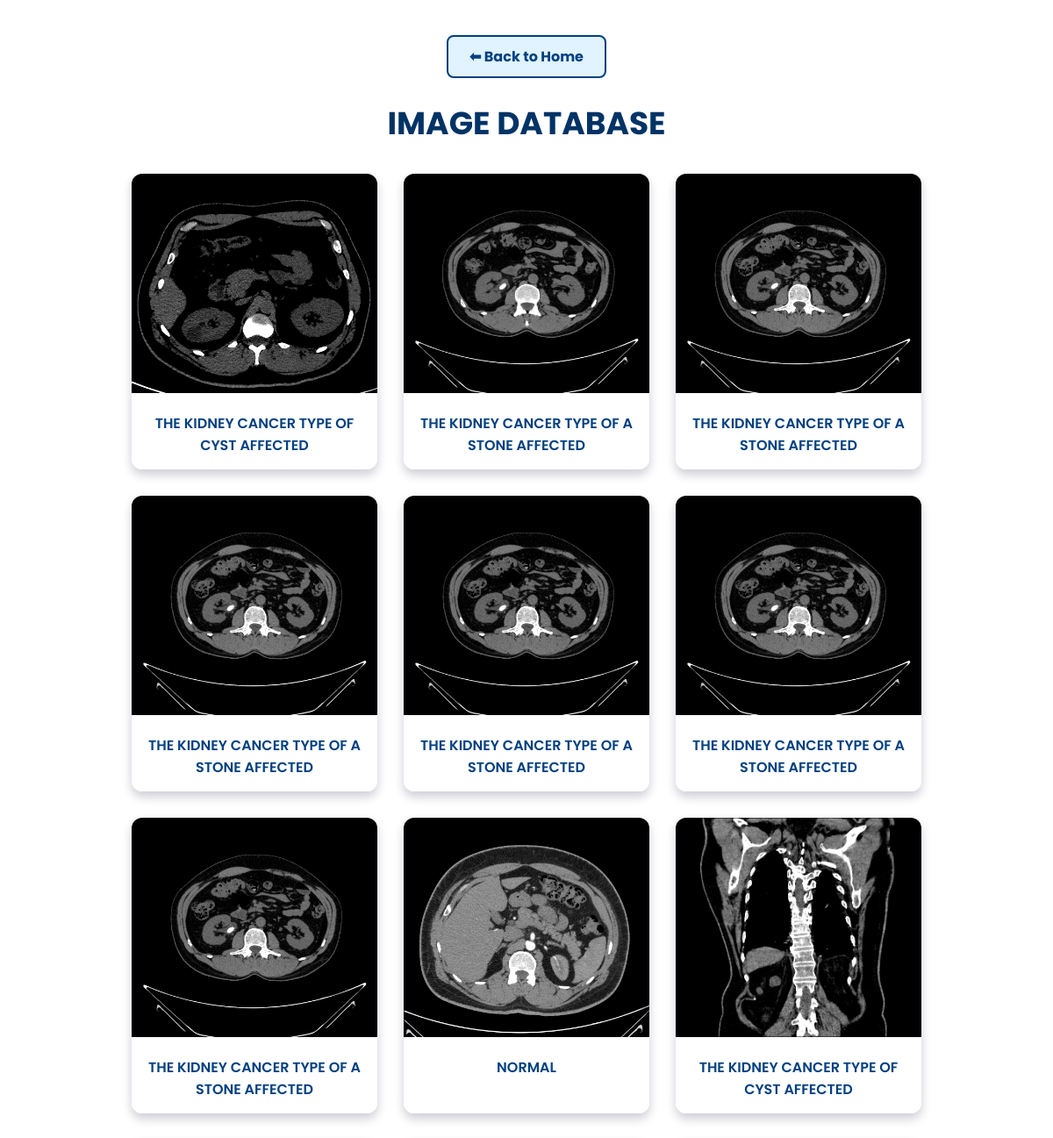
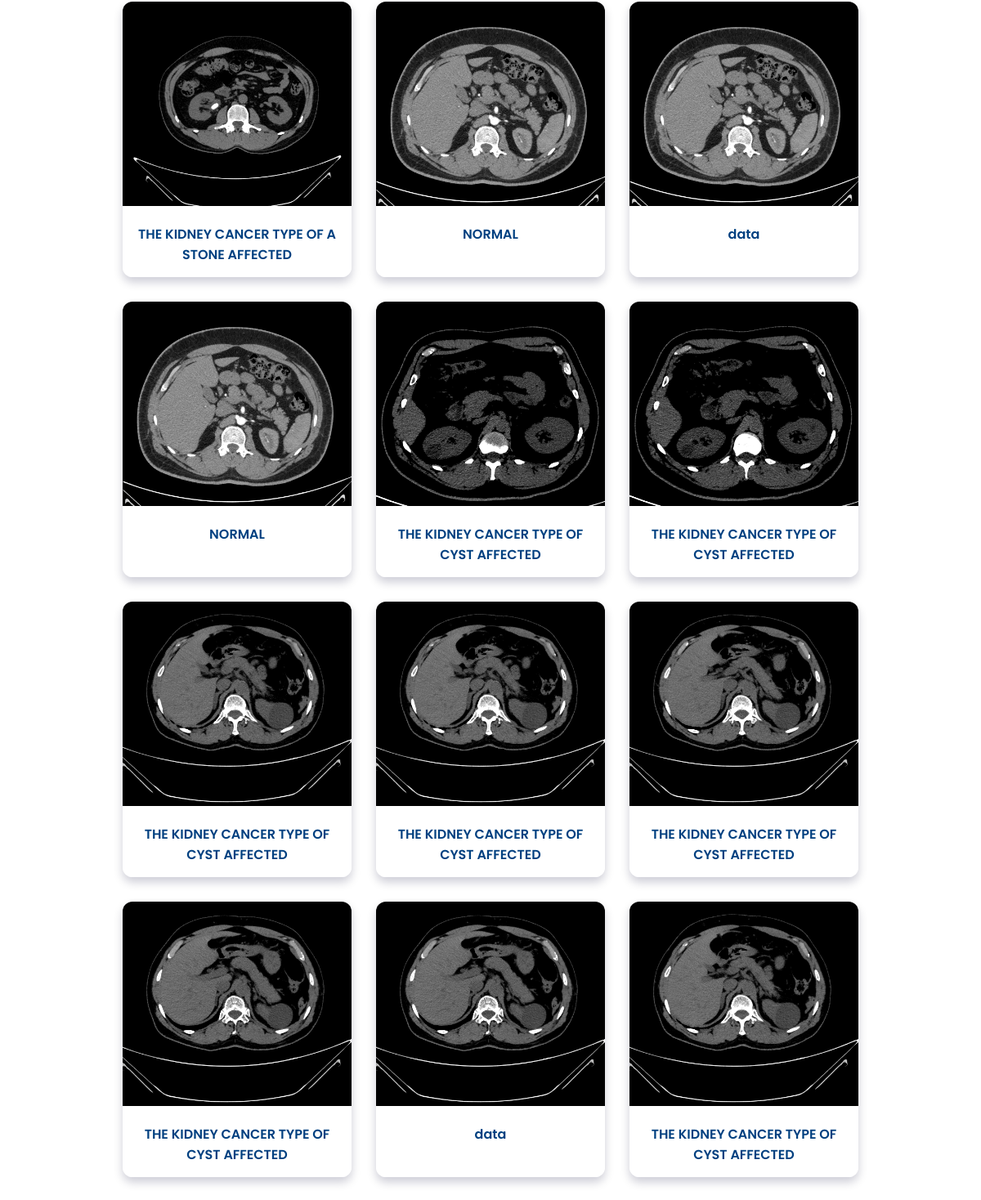
Screenshot of /database/ with the database file from the repository (2 pictures, top to bottom).
### APP/models.py (models this page shows, shortened)
class UserPredictModel(models.Model):
    image = models.ImageField(upload_to='images/')
    label = models.CharField(max_length=20, default='data')

### APP/views.py (the view)
# urls.py: path('database/',views.database,name='database'),
def database(request):
    models = UserPredictModel.objects.all()
    return render(request, 'img_database.html', {'models':models})

### APP/templates/img_database.html (shortened to what this page needs)
<!DOCTYPE html>
<html lang="en">
<head>
</head>
<body>
  <a href="{% url 'Home_4' %}" class="btn-custom">⬅ Back to Home</a>
  <h1>IMAGE DATABASE</h1>
  <div class="gallery-container">
    {% for model in models %}
    <div class="card">
      <img src="{{ model.image.url }}" alt="Image">
      <div class="card-body">
        <p>{{ model.label }}</p>
      </div>
    </div>
    {% endfor %}
  </div>
</body>
</html>

### APP/templates/img_database.html (style rules this page uses)
body { margin: 0; font-family: 'Poppins', sans-serif; background: url('https://4kwallpapers.com/images/wallpapers/blue-abstract-blue-background-gradient-abstract-1920x1080-8985.jpg') no-repeat center center fixed; background-size: cover; padding: 30px; }
h1 { text-align: center; font-size: 36px; color: #003366; margin-bottom: 30px; text-shadow: 1px 1px 2px rgba(255,255,255,0.7); }
.btn-custom { display: inline-block; padding: 10px 24px; font-size: 16px; font-weight: bold; color: #004080; background-color: #e0f3ff; border: 2px solid #004080; border-radius: 8px; text-decoration: none; transition: all 0.3s ease; margin: 10px auto; display: block; width: fit-content; }
.gallery-container { display: flex; flex-wrap: wrap; justify-content: center; gap: 30px; }
.card { background-color: rgba(255, 255, 255, 0.95); border-radius: 12px; box-shadow: 0 6px 12px rgba(0, 0, 50, 0.2); width: 280px; transition: transform 0.3s ease, box-shadow 0.3s ease; overflow: hidden; }
.card img { width: 100%; height: 250px; object-fit: cover; }
.card-body { padding: 15px; text-align: center; }
.card-body p { font-size: 16px; font-weight: 600; color: #004080; margin: 0; }

### rows the page displays
UserPredictModel: image (picture), label "THE KIDNEY CANCER TYPE OF CYST AFFECTED"
UserPredictModel: image (picture), label "THE KIDNEY CANCER TYPE OF A STONE AFFECTED"
UserPredictModel: image (picture), label "THE KIDNEY CANCER TYPE OF A STONE AFFECTED"
UserPredictModel: image (picture), label "THE KIDNEY CANCER TYPE OF A STONE AFFECTED"
UserPredictModel: image (picture), label "THE KIDNEY CANCER TYPE OF A STONE AFFECTED"
UserPredictModel: image (picture), label "THE KIDNEY CANCER TYPE OF A STONE AFFECTED"
UserPredictModel: image (picture), label "THE KIDNEY CANCER TYPE OF A STONE AFFECTED"
UserPredictModel: image (picture), label "NORMAL"
UserPredictModel: image (picture), label "THE KIDNEY CANCER TYPE OF CYST AFFECTED"
UserPredictModel: image (picture), label "THE KIDNEY CANCER TYPE OF A STONE AFFECTED"
UserPredictModel: image (picture), label "NORMAL"
UserPredictModel: image (picture), label "data"
UserPredictModel: image (picture), label "NORMAL"
UserPredictModel: image (picture), label "THE KIDNEY CANCER TYPE OF CYST AFFECTED"
UserPredictModel: image (picture), label "THE KIDNEY CANCER TYPE OF CYST AFFECTED"
UserPredictModel: image (picture), label "THE KIDNEY CANCER TYPE OF CYST AFFECTED"
UserPredictModel: image (picture), label "THE KIDNEY CANCER TYPE OF CYST AFFECTED"
UserPredictModel: image (picture), label "THE KIDNEY CANCER TYPE OF CYST AFFECTED"
UserPredictModel: image (picture), label "THE KIDNEY CANCER TYPE OF CYST AFFECTED"
UserPredictModel: image (picture), label "data"
UserPredictModel: image (picture), label "THE KIDNEY CANCER TYPE OF CYST AFFECTED"
